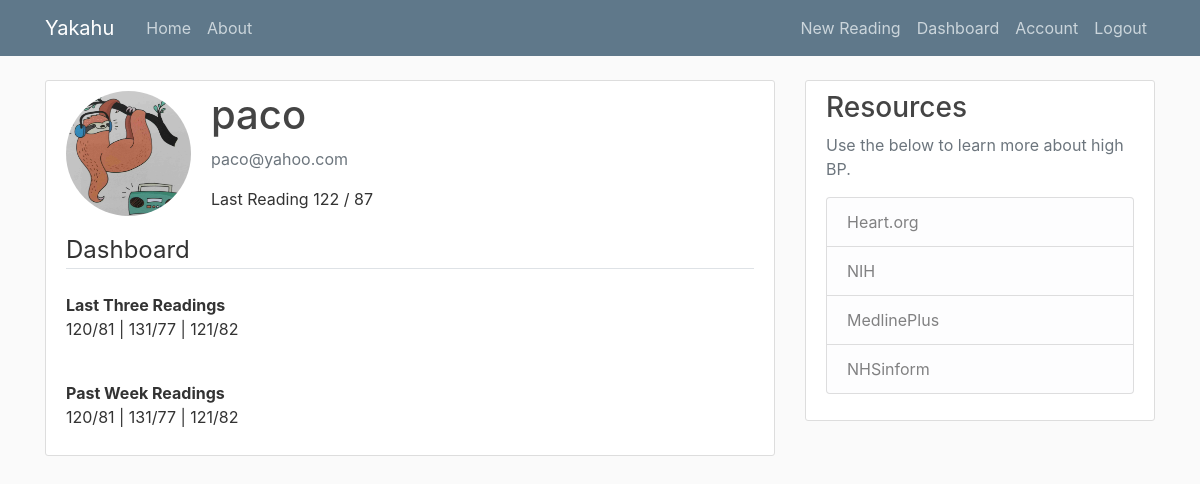
/dashboard (signed in), run on an earlier commit of the app's database.
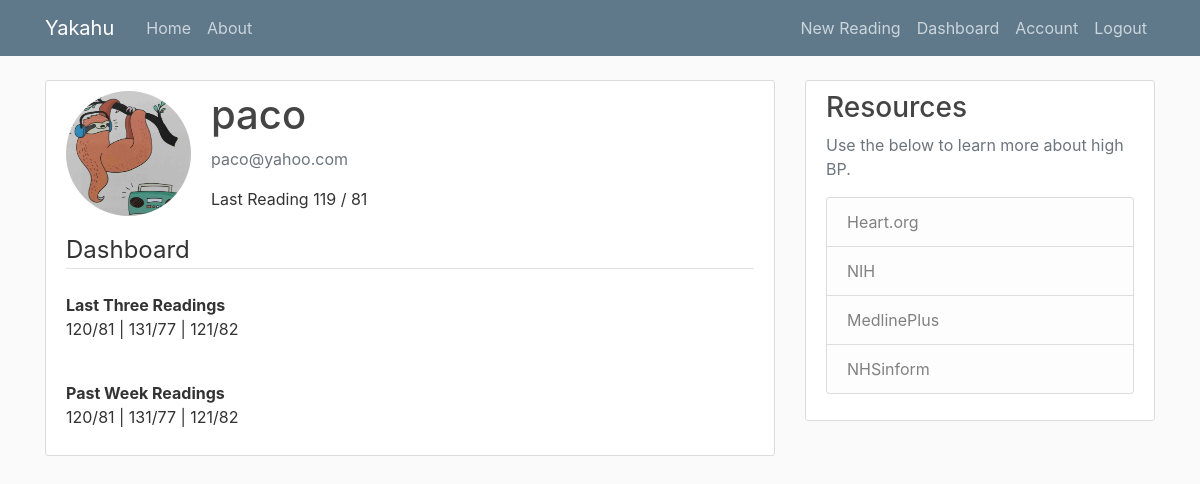
And on a later commit of the database.
### mbp/models.py (models this page shows, shortened)
class Reading(db.Model):
    id = db.Column(db.Integer, primary_key=True)
    sys = db.Column(db.String(3), nullable=False)
    dia = db.Column(db.String(3), nullable=False)
    notes = db.Column(db.Text, nullable=False)
    date_posted = db.Column(db.DateTime, nullable=False, default=datetime.utcnow)
    user_id = db.Column(db.Integer, db.ForeignKey('user.id'), nullable=False)

### mbp/users/routes.py (the view)
@users.route('/dashboard')
@login_required
def dashboard():
    image_file = url_for('static', filename='profile_pics/' + current_user.image_file)
    lreading = Reading.query.order_by(Reading.id.desc()).first()
    return render_template('dashboard.html', title='Dashboard', image_file=image_file, lreading=lreading) #reading=reading, user=user)

### mbp/models.py (called while the page is built)
@login_manager.user_loader
def load_user(user_id):
    return User.query.get(int(user_id))

### mbp/templates/dashboard.html
{% extends "base.html" %}
{% block content %}
<div class="content-section">
  <div class="media">
    <img class="rounded-circle account-img" src="{{ image_file }}">
    <div class="media-body">
      <h2 class="account-heading">{{ current_user.username }}</h2>
      <p class="text-secondary">{{ current_user.email }}</p>
      <p>Last Reading {{ lreading.sys }} / {{ lreading.dia}}</p>
    </div>
  </div>
  <legend class="border-bottom mb-4">Dashboard</legend>
  <text class="font-weight-bold">Last Three Readings</text>
  <p>120/81 | 131/77 | 121/82</p>
  <br />
  <text class="font-weight-bold">Past Week Readings</text>
  <p>120/81 | 131/77 | 121/82</p>
</div>
{% endblock content %}

What changed in the data, as far as the page shows it:
no longer on this page (row unchanged): Reading: sys "122", dia "87"
added Reading: sys "119", dia "81"
